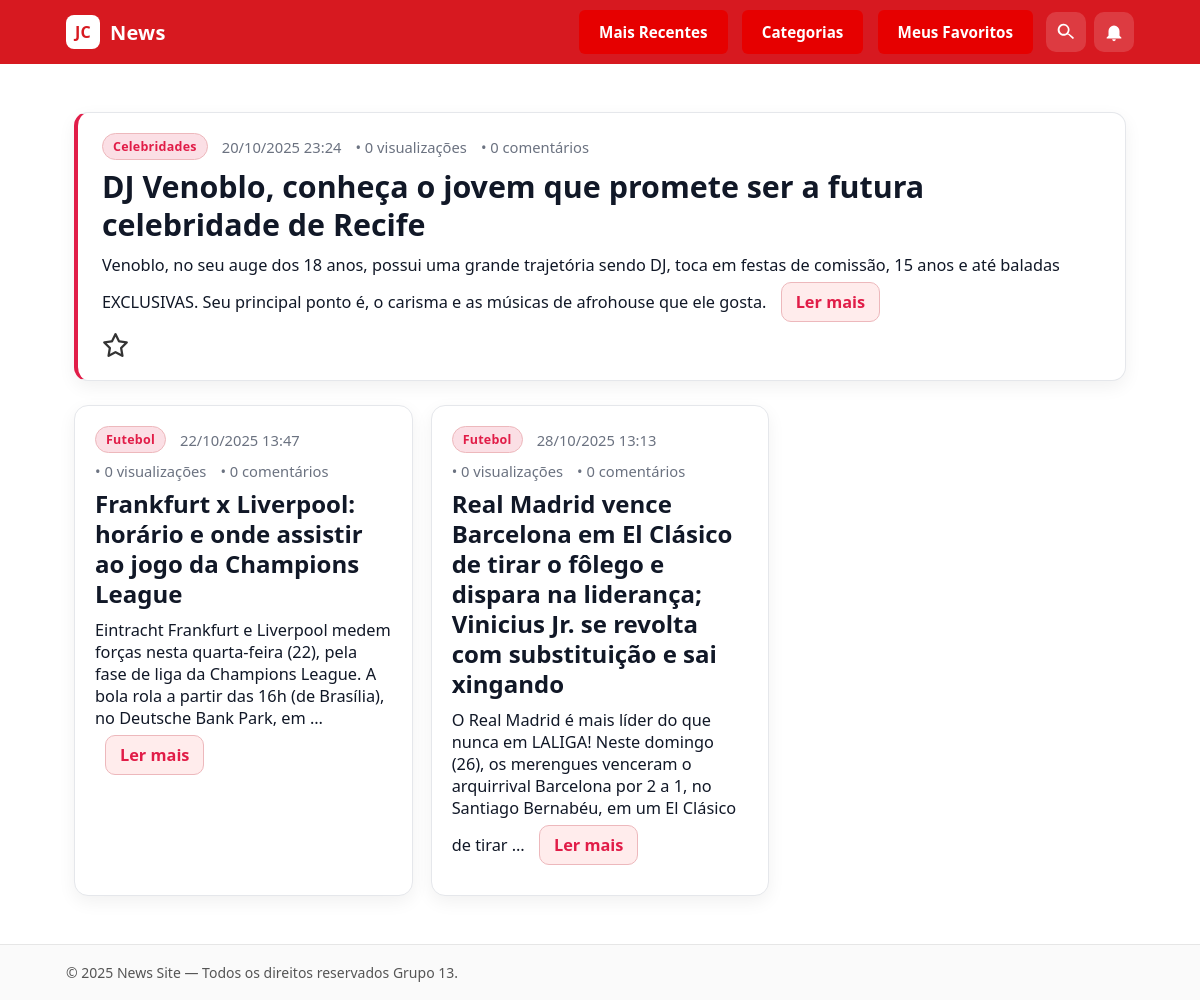
The app's page /search/, older data.
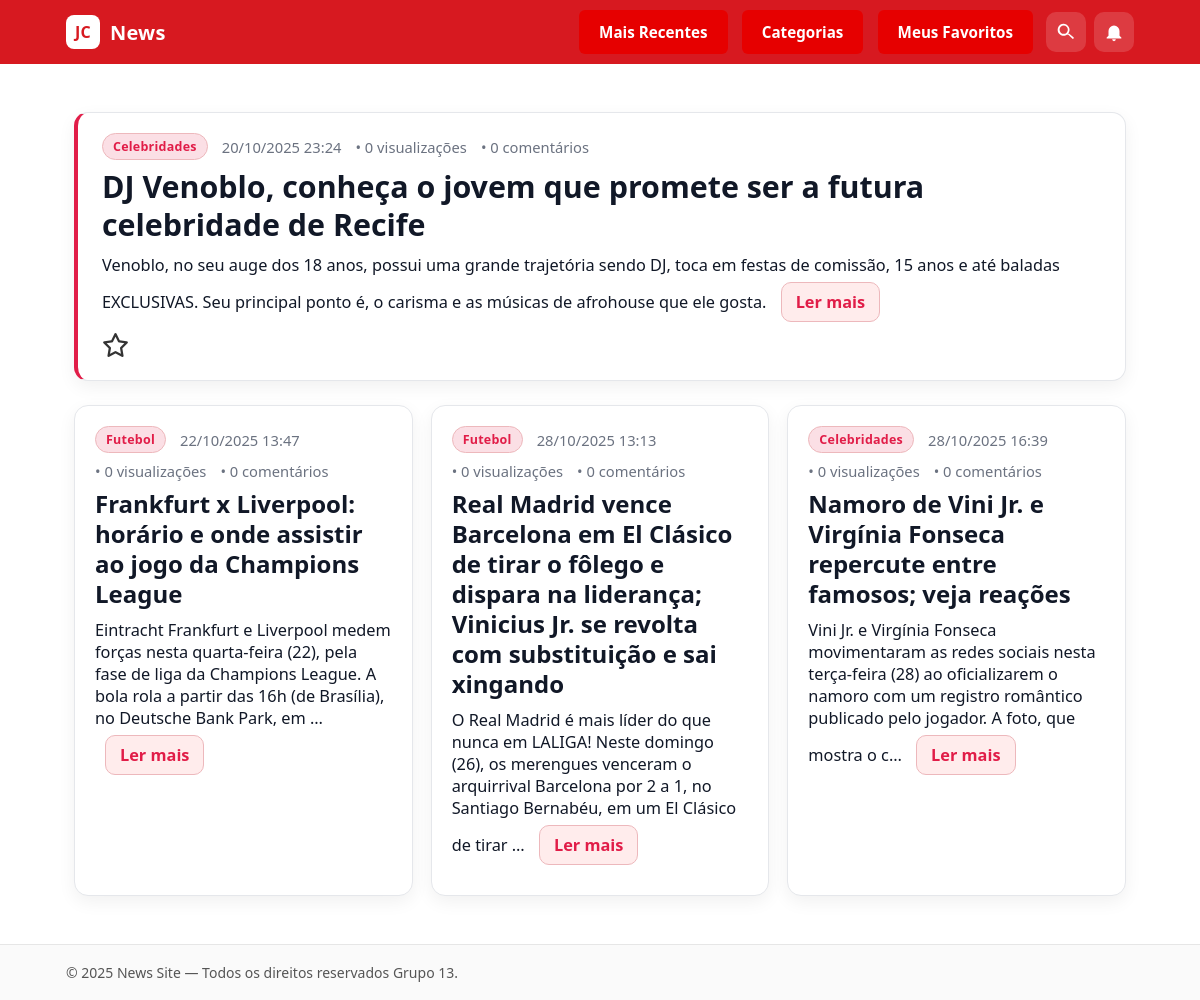
The same page, newer data.
### app1/models.py (models this page shows, shortened)
class Noticia(models.Model):
	titulo = models.CharField(max_length=255)
	conteudo = models.TextField()
	data_publicacao = models.DateTimeField(auto_now_add=True)
	categoria = models.ForeignKey(Categoria, on_delete=models.SET_NULL, null=True, blank=True, related_name='noticias')
	visualizacoes = models.PositiveIntegerField(default=0)  # Para "mais lidas"
	favoritos = models.ManyToManyField(
        User,
        related_name='noticias_favoritas', # Permite acessar user.noticias_favoritas
        blank=True # Permite que uma notícia não tenha nenhum favorito
	)

class Categoria(models.Model):
	nome = models.CharField(max_length=100, unique=True)

### app1/views.py (the view)
# urls.py: path("search/", SearchView.as_view(), name="search"),
class SearchView(View):
    def get(self, request):
        q = request.GET.get("q", "").strip()
        noticias_encontradas = Noticia.objects.filter(titulo__icontains=q)
        favoritos_ids = []
        if hasattr(request.user, 'noticias_favoritas'):
            favoritos_ids = request.user.noticias_favoritas.values_list('id', flat=True)
        ctx = {
            "form": SubscriptionForm(),
            "query": q,
            "noticias": noticias_encontradas,
            'favoritos_ids': favoritos_ids
        }
        return render(request, "app1/home.html", ctx)

### app1/templates/app1/home.html (shortened to what this page needs)
{% extends 'app1/base.html' %}
{% load static %}
{% block content %}
<link rel="stylesheet" href="{% static 'app1/css/news.css' %}">
<section class="container">
  {% if query %}
    <h1>Resultados para “{{ query }}”</h1>
    {% if results and results|length %}
      <ul>
        {% for r in results %}
          <li>{{ r }}</li>
        {% endfor %}
      </ul>
    {% else %}
      <p>Nenhum resultado encontrado.</p>
    {% endif %}
  {% else %}
    {% if noticias %}
      {% with noticia_principal=noticias.0 %}
        <article class="noticia noticia--principal" id="noticia-{{ noticia_principal.id }}">
          <header class="noticia__cabecalho">
            {% if noticia_principal.categoria %}
              <span class="noticia__categoria">{{ noticia_principal.categoria.nome }}</span>
            {% endif %}
            <time datetime="{{ noticia_principal.data_publicacao|date:'c' }}">
              {{ noticia_principal.data_publicacao|date:"d/m/Y H:i" }}
            </time>
            <span>• {{ noticia_principal.visualizacoes }} visualizações</span>
            <span>• {{ noticia_principal.comentarios.count }} comentários</span>
          </header>
          <h2 class="noticia__titulo">{{ noticia_principal.titulo }}</h2>
          <div class="noticia__conteudo">
            {{ noticia_principal.conteudo|truncatechars:300 }}
            <a class="ler__mais" href="{% url 'app1:detalhe_noticia' noticia_principal.pk %}">Ler mais</a>
          </div>
          <div class="noticia__acoes">
              <form action="{% url 'app1:favoritar_noticia' noticia_principal.pk %}" method="POST" style="display:inline;">
                <button type="submit" class="btn-favorito {% if noticia_principal.id in favoritos_ids %}favoritado{% endif %}" aria-label="Favoritar">
                  {% if noticia_principal.id in favoritos_ids %}
                    <i class="fa-solid fa-star"></i>
                  {% else %}
                    <i class="fa-regular fa-star"></i>
                  {% endif %}
                </button>
              </form>
          </div>
        </article>
      {% endwith %}
      <section class="grid-noticias" aria-label="Mais notícias">
        {% for noticia in noticias|slice:"1:" %}
          <article class="noticia" id="noticia-{{ noticia.id }}">
            <header class="noticia__cabecalho">
              {% if noticia.categoria %}
                <span class="noticia__categoria">{{ noticia.categoria.nome }}</span>
              {% endif %}
              <time datetime="{{ noticia.data_publicacao|date:'c' }}">
                {{ noticia.data_publicacao|date:"d/m/Y H:i" }}
              </time>
              <span>• {{ noticia.visualizacoes }} visualizações</span>
              <span>• {{ noticia.comentarios.count }} comentários</span>
            </header>
            <h3 class="noticia__titulo">{{ noticia.titulo }}</h3>
            <div class="noticia__conteudo">
              {{ noticia.conteudo|truncatechars:180 }}
              <a class="ler__mais" href="{% url 'app1:detalhe_noticia' noticia.pk %}">Ler mais</a>
            </div>
          </article>
        {% endfor %}
      </section>
    {% else %}
      <h1>Bem-vindo ao site do Jc desenvolvido pelo grupo 13</h1>
      <p>Assim que os models de notícia estiverem prontos, listaremos aqui.</p>
    {% endif %}
  {% endif %}
</section>
{% endblock %}

Row changes from the older to the newer data that the page shows:
added Noticia: categoria.nome "Celebridades", data_publicacao "28/10/2025 16:39", visualizacoes "0", comentarios.count "0", titulo "Namoro de Vini Jr. e Virgínia Fonseca repercute entre famosos; veja reações", conteudo "Vini Jr. e Virgínia Fonseca movimentaram as redes sociais nesta terça-feira (28) ao oficializarem o namoro com um registro romântico publicado pelo jogador. A foto, que mostra o c…"
